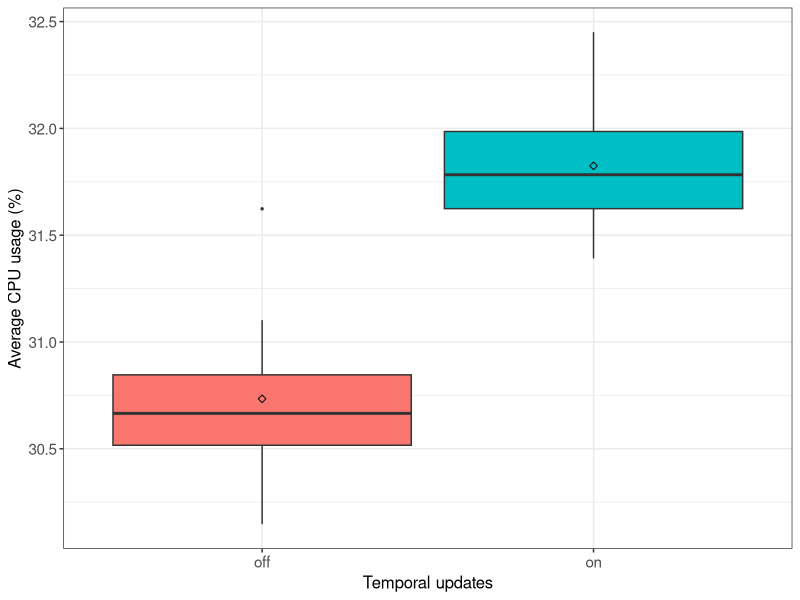
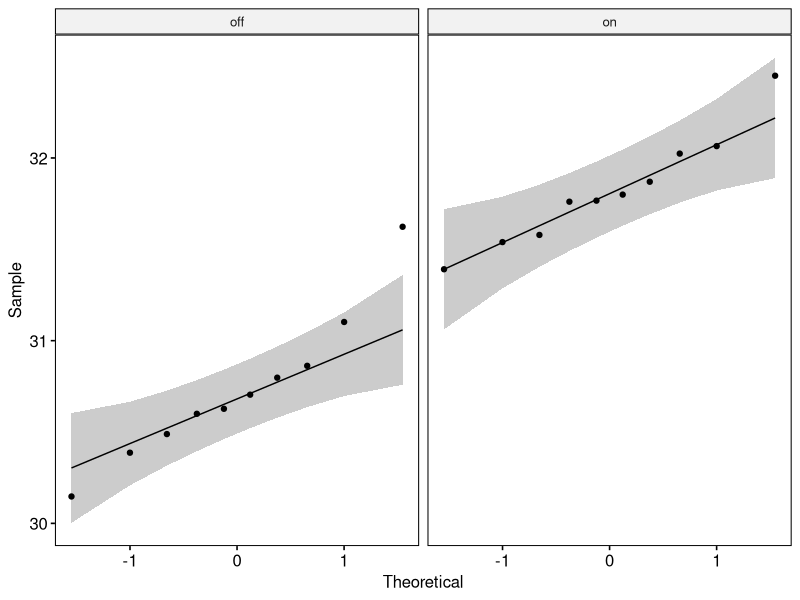

Generate these figures, in order, with R:
## ---- chunk 1
if (!require('tidyverse')) install.packages('tidyverse', dependencies = TRUE); library('tidyverse')
if (!require('ggpubr')) install.packages('ggpubr', dependencies = TRUE); library('ggpubr')
if (!require('rstatix')) install.packages('rstatix', dependencies = TRUE); library('rstatix')
if (!require('ggplot2')) install.packages('ggplot2', dependencies = TRUE); library('ggplot2')
if (!require('coin')) install.packages('coin', dependencies = TRUE); library('coin')
## ---- chunk 2
data <- read.csv(file = '../../raw_data/test_temporal_updates/run_table.csv')
data <- subset(data, select = c(X__run_id, temporal_updates, avg_cpu_util))
data$temporal_updates <- as.factor(data$temporal_updates)
data$avg_cpu_util <- as.numeric(data$avg_cpu_util)
## ---- chunk 3
data %>%
  group_by(temporal_updates) %>%
  get_summary_stats(avg_cpu_util, type = "mean_sd")
## ---- chunk 4
#pdf(file = "../../figures/temporal_updates_effect/cpu-usage.pdf")

ggplot(data, aes(x = temporal_updates, y = avg_cpu_util, fill = temporal_updates)) +
  theme_bw() + 
  geom_boxplot(width = 0.9, outlier.size = 0.5) + 
  stat_summary(fun = mean, color = 'black', geom = 'point', shape = 5, size = 1.5) +
  labs(x = "Temporal updates", y = "Average CPU usage (%)") +
  theme(legend.position = 'none') +
  theme(
    axis.title.x = element_text(size = 12, family = 'sans'),
    axis.title.y = element_text(size = 12, family = 'sans'),
    axis.text.x = element_text(size = 11, family = 'sans'),
    axis.text.y = element_text(size = 11, family = 'sans')
  )

#dev.off()
## ---- chunk 5
data %>% 
  group_by(temporal_updates) %>%
  identify_outliers(avg_cpu_util)
## ---- chunk 6
ggqqplot(data, x = "avg_cpu_util", facet.by = "temporal_updates")
## ---- chunk 7
data %>%
  group_by(temporal_updates) %>%
  shapiro_test(avg_cpu_util)
## ---- chunk 8
data %>%
  t_test(avg_cpu_util ~ temporal_updates) %>%
  add_significance()
## ---- chunk 9
data %>%
  cohens_d(avg_cpu_util ~ temporal_updates)
